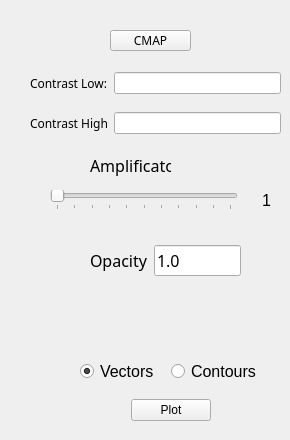
      <widget class="QWidget" name="tab_8">
       <attribute name="title">
        <string>Image Properties</string>
       </attribute>
       <widget class="QToolButton" name="cmaptoolButton">
        <property name="geometry">
         <rect>
          <x>110</x>
          <y>30</y>
          <width>81</width>
          <height>21</height>
         </rect>
        </property>
        <property name="font">
         <font>
          <family>Abyssinica SIL</family>
         </font>
        </property>
        <property name="text">
         <string>CMAP</string>
        </property>
       </widget>
       <widget class="QWidget" name="layoutWidget">
        <property name="geometry">
         <rect>
          <x>30</x>
          <y>60</y>
          <width>251</width>
          <height>86</height>
         </rect>
        </property>
        <layout class="QVBoxLayout" name="verticalLayout_3">
         <item>
          <layout class="QHBoxLayout" name="horizontalLayout_3">
           <item>
            <widget class="QLabel" name="label_5">
             <property name="font">
              <font>
               <family>Amiri Quran</family>
              </font>
             </property>
             <property name="text">
              <string>Contrast Low:</string>
             </property>
            </widget>
           </item>
           <item>
            <widget class="QLineEdit" name="lineEdit_4"/>
           </item>
          </layout>
         </item>
         <item>
          <layout class="QHBoxLayout" name="horizontalLayout_4">
           <item>
            <widget class="QLabel" name="label_6">
             <property name="font">
              <font>
               <family>Amiri Quran</family>
              </font>
             </property>
             <property name="text">
              <string>Contrast High</string>
             </property>
            </widget>
           </item>
           <item>
            <widget class="QLineEdit" name="lineEdit_5"/>
           </item>
          </layout>
         </item>
        </layout>
       </widget>
       <widget class="QWidget" name="layoutWidget">
        <property name="geometry">
         <rect>
          <x>80</x>
          <y>350</y>
          <width>181</width>
          <height>81</height>
         </rect>
        </property>
        <layout class="QVBoxLayout" name="verticalLayout_6">
         <item>
          <layout class="QHBoxLayout" name="horizontalLayout_13">
           <item>
            <widget class="QRadioButton" name="vecradioButton">
             <property name="font">
              <font>
               <pointsize>12</pointsize>
              </font>
             </property>
             <property name="text">
              <string>Vectors</string>
             </property>
             <property name="checked">
              <bool>true</bool>
             </property>
            </widget>
           </item>
           <item>
            <widget class="QRadioButton" name="contourradioButton">
             <property name="font">
              <font>
               <pointsize>12</pointsize>
              </font>
             </property>
             <property name="text">
              <string>Contours</string>
             </property>
            </widget>
           </item>
          </layout>
         </item>
         <item>
          <layout class="QHBoxLayout" name="horizontalLayout_14">
           <item>
            <spacer name="horizontalSpacer">
             <property name="orientation">
              <enum>Qt::Horizontal</enum>
             </property>
             <property name="sizeHint" stdset="0">
              <size>
               <width>40</width>
               <height>20</height>
              </size>
             </property>
            </spacer>
           </item>
           <item>
            <widget class="QPushButton" name="plot_diverpushButton">
             <property name="text">
              <string>Plot</string>
             </property>
            </widget>
           </item>
           <item>
            <spacer name="horizontalSpacer_2">
             <property name="orientation">
              <enum>Qt::Horizontal</enum>
             </property>
             <property name="sizeHint" stdset="0">
              <size>
               <width>40</width>
               <height>20</height>
              </size>
             </property>
            </spacer>
           </item>
          </layout>
         </item>
        </layout>
       </widget>
       <widget class="QLabel" name="AmpliTitleLabel">
        <property name="geometry">
         <rect>
          <x>90</x>
          <y>150</y>
          <width>81</width>
          <height>31</height>
         </rect>
        </property>
        <property name="font">
         <font>
          <family>Abyssinica SIL</family>
          <pointsize>12</pointsize>
         </font>
        </property>
        <property name="text">
         <string>Amplificator</string>
        </property>
       </widget>
       <widget class="QWidget" name="layoutWidget">
        <property name="geometry">
         <rect>
          <x>50</x>
          <y>180</y>
          <width>221</width>
          <height>41</height>
         </rect>
        </property>
        <layout class="QHBoxLayout" name="horizontalLayout_32">
         <item>
          <widget class="QSlider" name="AmplificatorSlider">
           <property name="sizePolicy">
            <sizepolicy hsizetype="Expanding" vsizetype="Fixed">
             <horstretch>0</horstretch>
             <verstretch>0</verstretch>
            </sizepolicy>
           </property>
           <property name="minimum">
            <number>1</number>
           </property>
           <property name="maximum">
            <number>500</number>
           </property>
           <property name="orientation">
            <enum>Qt::Horizontal</enum>
           </property>
           <property name="tickPosition">
            <enum>QSlider::TicksBelow</enum>
           </property>
           <property name="tickInterval">
            <number>50</number>
           </property>
          </widget>
         </item>
         <item>
          <spacer name="horizontalSpacer_10">
           <property name="orientation">
            <enum>Qt::Horizontal</enum>
           </property>
           <property name="sizeType">
            <enum>QSizePolicy::Fixed</enum>
           </property>
           <property name="sizeHint" stdset="0">
            <size>
             <width>18</width>
             <height>20</height>
            </size>
           </property>
          </spacer>
         </item>
         <item>
          <widget class="QLabel" name="Amplificatorlabel">
           <property name="font">
            <font>
             <pointsize>12</pointsize>
            </font>
           </property>
           <property name="text">
            <string>1</string>
           </property>
          </widget>
         </item>
        </layout>
       </widget>
       <widget class="QWidget" name="layoutWidget">
        <property name="geometry">
         <rect>
          <x>90</x>
          <y>240</y>
          <width>151</width>
          <height>41</height>
         </rect>
        </property>
        <layout class="QHBoxLayout" name="horizontalLayout_33">
         <item>
          <widget class="QLabel" name="alphaTitleLabel">
           <property name="font">
            <font>
             <family>Abyssinica SIL</family>
             <pointsize>12</pointsize>
            </font>
           </property>
           <property name="text">
            <string>Opacity</string>
           </property>
          </widget>
         </item>
         <item>
          <widget class="QLineEdit" name="alphalineEdit">
           <property name="font">
            <font>
             <family>Abyssinica SIL</family>
             <pointsize>12</pointsize>
            </font>
           </property>
           <property name="text">
            <string>1.0</string>
           </property>
          </widget>
         </item>
        </layout>
       </widget>
      </widget>
